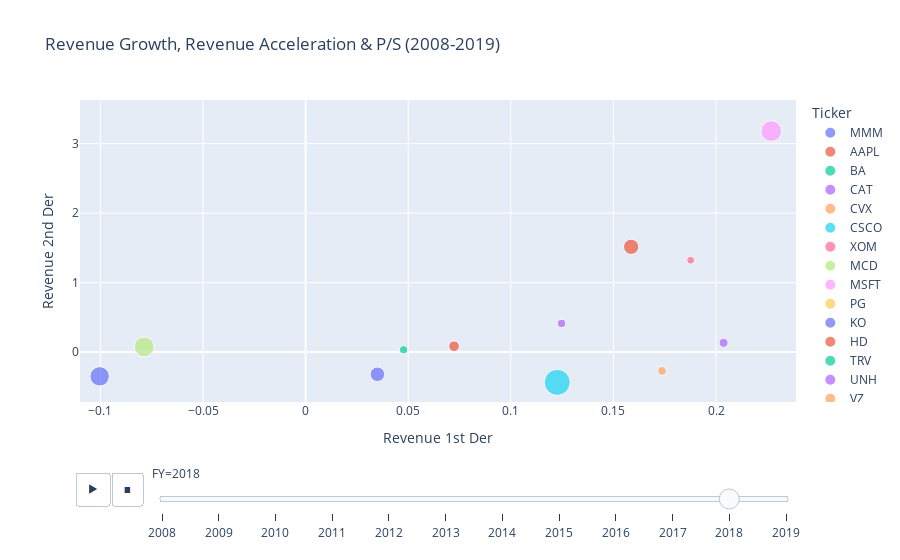

The notebook cell saved with this chart:
### Code cell
# Revenue Growth, Revenue Acceleration & P/S (2008-2019)
px.scatter(
    df_copy,
    x="Revenue 1st Der",
    y="Revenue 2nd Der",
    size="PS",
    color="Ticker",
    hover_name="Ticker", 
    animation_frame="FY",
    title="Revenue Growth, Revenue Acceleration & P/S (2008-2019)"
)

### Figure 1 — Plotly figure (JSON) as saved in the notebook; plotly's stock layout.template omitted (floating-point values rounded to 4 significant figures)
{"data": [{"hovertemplate": "<b>%{hovertext}</b><br><br>Ticker=MMM<br>FY=2018<br>Revenue 1st Der=%{x}<br>Revenue 2nd Der=%{y}<br>PS=%{marker.size}<extra></extra>", "hovertext": ["MMM"], "legendgroup": "MMM", "marker": {"color": "#636efa", "size": [3.579], "sizemode": "area", "sizeref": 0.03397, "symbol": "circle"}, "mode": "markers", "name": "MMM", "showlegend": true, "type": "scatter", "x": [0.035], "xaxis": "x", "y": [-0.3192], "yaxis": "y"}, {"hovertemplate": "<b>%{hovertext}</b><br><br>Ticker=AAPL<br>FY=2018<br>Revenue 1st Der=%{x}<br>Revenue 2nd Der=%{y}<br>PS=%{marker.size}<extra></extra>", "hovertext": ["AAPL"], "legendgroup": "AAPL", "marker": {"color": "#EF553B", "size": [3.96], "sizemode": "area", "sizeref": 0.03397, "symbol": "circle"}, "mode": "markers", "name": "AAPL", "showlegend": true, "type": "scatter", "x": [0.1586], "xaxis": "x", "y": [1.516], "yaxis": "y"}, {"hovertemplate": "<b>%{hovertext}</b><br><br>Ticker=BA<br>FY=2018<br>Revenue 1st Der=%{x}<br>Revenue 2nd Der=%{y}<br>PS=%{marker.size}<extra></extra>", "hovertext": ["BA"], "legendgroup": "BA", "marker": {"color": "#00cc96", "size": [2.221], "sizemode": "area", "sizeref": 0.03397, "symbol": "circle"}, "mode": "markers", "name": "BA", "showlegend": true, "type": "scatter", "x": [0.08282], "xaxis": "x", "y": [null], "yaxis": "y"}, {"hovertemplate": "<b>%{hovertext}</b><br><br>Ticker=CAT<br>FY=2018<br>Revenue 1st Der=%{x}<br>Revenue 2nd Der=%{y}<br>PS=%{marker.size}<extra></extra>", "hovertext": ["CAT"], "legendgroup": "CAT", "marker": {"color": "#ab63fa", "size": [1.406], "sizemode": "area", "sizeref": 0.03397, "symbol": "circle"}, "mode": "markers", "name": "CAT", "showlegend": true, "type": "scatter", "x": [0.2037], "xaxis": "x", "y": [0.1335], "yaxis": "y"}, {"hovertemplate": "<b>%{hovertext}</b><br><br>Ticker=CVX<br>FY=2018<br>Revenue 1st Der=%{x}<br>Revenue 2nd Der=%{y}<br>PS=%{marker.size}<extra></extra>", "hovertext": ["CVX"], "legendgroup": "CVX", "marker": {"color": "#FFA15A", "size": [1.289], "sizemode": "area", "sizeref": 0.03397, "symbol": "circle"}, "mode": "markers", "name": "CVX", "showlegend": true, "type": "scatter", "x": [0.1737], "xaxis": "x", "y": [-0.2703], "yaxis": "y"}, {"hovertemplate": "<b>%{hovertext}</b><br><br>Ticker=CSCO<br>FY=2018<br>Revenue 1st Der=%{x}<br>Revenue 2nd Der=%{y}<br>PS=%{marker.size}<extra></extra>", "hovertext": ["CSCO"], "legendgroup": "CSCO", "marker": {"color": "#19d3f3", "size": [4.568], "sizemode": "area", "sizeref": 0.03397, "symbol": "circle"}, "mode": "markers", "name": "CSCO", "showlegend": true, "type": "scatter", "x": [0.0276], "xaxis": "x", "y": [null], "yaxis": "y"}, {"hovertemplate": "<b>%{hovertext}</b><br><br>Ticker=XOM<br>FY=2018<br>Revenue 1st Der=%{x}<br>Revenue 2nd Der=%{y}<br>PS=%{marker.size}<extra></extra>", "hovertext": ["XOM"], "legendgroup": "XOM", "marker": {"color": "#FF6692", "size": [1.064], "sizemode": "area", "sizeref": 0.03397, "symbol": "circle"}, "mode": "markers", "name": "XOM", "showlegend": true, "type": "scatter", "x": [0.1876], "xaxis": "x", "y": [1.322], "yaxis": "y"}, {"hovertemplate": "<b>%{hovertext}</b><br><br>Ticker=MCD<br>FY=2018<br>Revenue 1st Der=%{x}<br>Revenue 2nd Der=%{y}<br>PS=%{marker.size}<extra></extra>", "hovertext": ["MCD"], "legendgroup": "MCD", "marker": {"color": "#B6E880", "size": [6.728], "sizemode": "area", "sizeref": 0.03397, "symbol": "circle"}, "mode": "markers", "name": "MCD", "showlegend": true, "type": "scatter", "x": [-0.07867], "xaxis": "x", "y": [0.07517], "yaxis": "y"}, {"hovertemplate": "<b>%{hovertext}</b><br><br>Ticker=MSFT<br>FY=2018<br>Revenue 1st Der=%{x}<br>Revenue 2nd Der=%{y}<br>PS=%{marker.size}<extra></extra>", "hovertext": ["MSFT"], "legendgroup": "MSFT", "marker": {"color": "#FF97FF", "size": [7.352], "sizemode": "area", "sizeref": 0.03397, "symbol": "circle"}, "mode": "markers", "name": "MSFT", "showlegend": true, "type": "scatter", "x": [0.2269], "xaxis": "x", "y": [3.181], "yaxis": "y"}, {"hovertemplate": "<b>%{hovertext}</b><br><br>Ticker=PG<br>FY=2018<br>Revenue 1st Der=%{x}<br>Revenue 2nd Der=%{y}<br>PS=%{marker.size}<extra></extra>", "hovertext": ["PG"], "legendgroup": "PG", "marker": {"color": "#FECB52", "size": [3.035], "sizemode": "area", "sizeref": 0.03397, "symbol": "circle"}, "mode": "markers", "name": "PG", "showlegend": true, "type": "scatter", "x": [0.02727], "xaxis": "x", "y": [null], "yaxis": "y"}, {"hovertemplate": "<b>%{hovertext}</b><br><br>Ticker=KO<br>FY=2018<br>Revenue 1st Der=%{x}<br>Revenue 2nd Der=%{y}<br>PS=%{marker.size}<extra></extra>", "hovertext": ["KO"], "legendgroup": "KO", "marker": {"color": "#636efa", "size": [6.399], "sizemode": "area", "sizeref": 0.03397, "symbol": "circle"}, "mode": "markers", "name": "KO", "showlegend": true, "type": "scatter", "x": [-0.1004], "xaxis": "x", "y": [-0.3489], "yaxis": "y"}, {"hovertemplate": "<b>%{hovertext}</b><br><br>Ticker=HD<br>FY=2018<br>Revenue 1st Der=%{x}<br>Revenue 2nd Der=%{y}<br>PS=%{marker.size}<extra></extra>", "hovertext": ["HD"], "legendgroup": "HD", "marker": {"color": "#EF553B", "size": [1.933], "sizemode": "area", "sizeref": 0.03397, "symbol": "circle"}, "mode": "markers", "name": "HD", "showlegend": true, "type": "scatter", "x": [0.07234], "xaxis": "x", "y": [0.08458], "yaxis": "y"}, {"hovertemplate": "<b>%{hovertext}</b><br><br>Ticker=TRV<br>FY=2018<br>Revenue 1st Der=%{x}<br>Revenue 2nd Der=%{y}<br>PS=%{marker.size}<extra></extra>", "hovertext": ["TRV"], "legendgroup": "TRV", "marker": {"color": "#00cc96", "size": [1.112], "sizemode": "area", "sizeref": 0.03397, "symbol": "circle"}, "mode": "markers", "name": "TRV", "showlegend": true, "type": "scatter", "x": [0.04775], "xaxis": "x", "y": [0.03291], "yaxis": "y"}, {"hovertemplate": "<b>%{hovertext}</b><br><br>Ticker=UNH<br>FY=2018<br>Revenue 1st Der=%{x}<br>Revenue 2nd Der=%{y}<br>PS=%{marker.size}<extra></extra>", "hovertext": ["UNH"], "legendgroup": "UNH", "marker": {"color": "#ab63fa", "size": [1.151], "sizemode": "area", "sizeref": 0.03397, "symbol": "circle"}, "mode": "markers", "name": "UNH", "showlegend": true, "type": "scatter", "x": [0.1247], "xaxis": "x", "y": [0.4126], "yaxis": "y"}, {"hovertemplate": "<b>%{hovertext}</b><br><br>Ticker=VZ<br>FY=2018<br>Revenue 1st Der=%{x}<br>Revenue 2nd Der=%{y}<br>PS=%{marker.size}<extra></extra>", "hovertext": ["VZ"], "legendgroup": "VZ", "marker": {"color": "#FFA15A", "size": [1.703], "sizemode": "area", "sizeref": 0.03397, "symbol": "circle"}, "mode": "markers", "name": "VZ", "showlegend": true, "type": "scatter", "x": [0.03832], "xaxis": "x", "y": [88.39], "yaxis": "y"}, {"hovertemplate": "<b>%{hovertext}</b><br><br>Ticker=V<br>FY=2018<br>Revenue 1st Der=%{x}<br>Revenue 2nd Der=%{y}<br>PS=%{marker.size}<extra></extra>", "hovertext": ["V"], "legendgroup": "V", "marker": {"color": "#19d3f3", "size": [11.54], "sizemode": "area", "sizeref": 0.03397, "symbol": "circle"}, "mode": "markers", "name": "V", "showlegend": true, "type": "scatter", "x": [0.1226], "xaxis": "x", "y": [-0.4355], "yaxis": "y"}], "layout": {"autosize": true, "legend": {"itemsizing": "constant", "title": {"text": "Ticker"}, "tracegroupgap": 0}, "sliders": [{"active": 10, "currentvalue": {"prefix": "FY="}, "len": 0.9, "pad": {"b": 10, "t": 60}, "steps": [{"args": [["2008"], {"frame": {"duration": 0, "redraw": false}, "fromcurrent": true, "mode": "immediate", "transition": {"duration": 0, "easing": "linear"}}], "label": "2008", "method": "animate"}, {"args": [["2009"], {"frame": {"duration": 0, "redraw": false}, "fromcurrent": true, "mode": "immediate", "transition": {"duration": 0, "easing": "linear"}}], "label": "2009", "method": "animate"}, {"args": [["2010"], {"frame": {"duration": 0, "redraw": false}, "fromcurrent": true, "mode": "immediate", "transition": {"duration": 0, "easing": "linear"}}], "label": "2010", "method": "animate"}, {"args": [["2011"], {"frame": {"duration": 0, "redraw": false}, "fromcurrent": true, "mode": "immediate", "transition": {"duration": 0, "easing": "linear"}}], "label": "2011", "method": "animate"}, {"args": [["2012"], {"frame": {"duration": 0, "redraw": false}, "fromcurrent": true, "mode": "immediate", "transition": {"duration": 0, "easing": "linear"}}], "label": "2012", "method": "animate"}, {"args": [["2013"], {"frame": {"duration": 0, "redraw": false}, "fromcurrent": true, "mode": "immediate", "transition": {"duration": 0, "easing": "linear"}}], "label": "2013", "method": "animate"}, {"args": [["2014"], {"frame": {"duration": 0, "redraw": false}, "fromcurrent": true, "mode": "immediate", "transition": {"duration": 0, "easing": "linear"}}], "label": "2014", "method": "animate"}, {"args": [["2015"], {"frame": {"duration": 0, "redraw": false}, "fromcurrent": true, "mode": "immediate", "transition": {"duration": 0, "easing": "linear"}}], "label": "2015", "method": "animate"}, {"args": [["2016"], {"frame": {"duration": 0, "redraw": false}, "fromcurrent": true, "mode": "immediate", "transition": {"duration": 0, "easing": "linear"}}], "label": "2016", "method": "animate"}, {"args": [["2017"], {"frame": {"duration": 0, "redraw": false}, "fromcurrent": true, "mode": "immediate", "transition": {"duration": 0, "easing": "linear"}}], "label": "2017", "method": "animate"}, {"args": [["2018"], {"frame": {"duration": 0, "redraw": false}, "fromcurrent": true, "mode": "immediate", "transition": {"duration": 0, "easing": "linear"}}], "label": "2018", "method": "animate"}, {"args": [["2019"], {"frame": {"duration": 0, "redraw": false}, "fromcurrent": true, "mode": "immediate", "transition": {"duration": 0, "easing": "linear"}}], "label": "2019", "method": "animate"}], "x": 0.1, "xanchor": "left", "y": 0, "yanchor": "top"}], "title": {"text": "Revenue Growth, Revenue Acceleration & P/S (2008-2019)"}, "updatemenus": [{"buttons": [{"args": [null, {"frame": {"duration": 500, "redraw": false}, "fromcurrent": true, "mode": "immediate", "transition": {"duration": 500, "easing": "linear"}}], "label": "&#9654;", "method": "animate"}, {"args": [[null], {"frame": {"duration": 0, "redraw": false}, "fromcurrent": true, "mode": "immediate", "transition": {"duration": 0, "easing": "linear"}}], "label": "&#9724;", "method": "animate"}], "direction": "left", "pad": {"r": 10, "t": 70}, "showactive": false, "type": "buttons", "x": 0.1, "xanchor": "right", "y": 0, "yanchor": "top"}], "xaxis": {"anchor": "y", "autorange": false, "domain": [0, 1], "range": [-0.1099, 0.239], "title": {"text": "Revenue 1st Der"}, "type": "linear"}, "yaxis": {"anchor": "x", "autorange": false, "domain": [0, 1], "range": [-0.7181, 3.629], "title": {"text": "Revenue 2nd Der"}, "type": "linear"}}}
